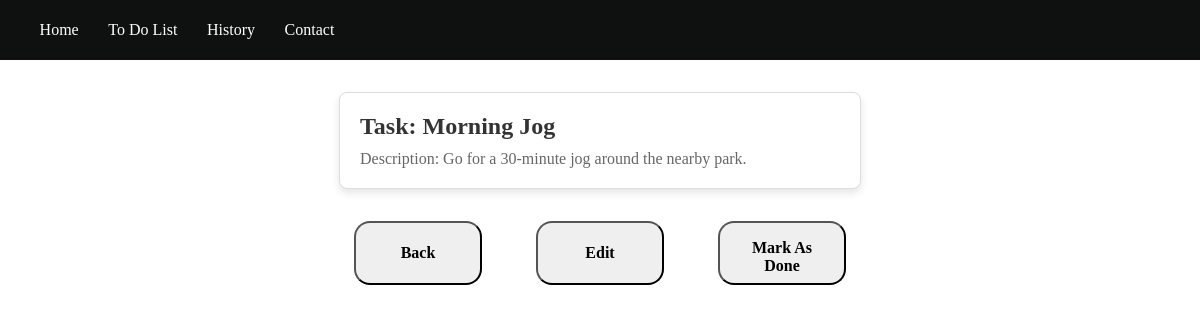
The app's page /one/5 with its own data.
### tdl/models.py (models this page shows, shortened)
class Tasks(models.Model):
    task = models.CharField(max_length=32)
    description = models.CharField(max_length=1024)

### tdl/views.py (the view)
# urls.py: path('one/<int:pk>',views.display,name='display'),
def display(request,pk):
    data1 = Tasks.objects.get(id=pk)
    if request.method == "POST":
        b = History.objects.create(htask = data1.task, hdescription = data1.description)
        data1.delete()
        return redirect("index")
    context = {
        'data1':data1
    }
    return render(request,'display.html',context)

### tdl/templates/display.html (shortened to what this page needs)
<!DOCTYPE html>
{% load static %}
<html lang="en">
<head>
    <link rel="stylesheet" href="{% static 'css/display.css' %}">
</head>
<body>
    {% include 'nav.html' %}
    <section class="card-container">
        <div class="card">
            <h2>Task: {{data1.task}}</h2>
            <p>Description: {{data1.description}}</p>
        </div>
        <div class="button">
            <div class="button-con">
                <button type="submit">
                    <div class="links">
                        <a href="{% url 'index' %}">
                            Back
                        </a>
                    </div>
                </button>
            </div>
            <div class="button-con">
                <button type="submit">
                    <div class="links">
                        <a href="{% url 'edit' data1.id %}">
                            Edit
                        </a>
                    </div>
                </button>
            </div>
            <div class="button-con delete">
                    <div class="links">
                        <form action="" method="POST">
                                <button type="submit">
                                    Mark As Done
                                </button>
                        </form>
                    </div>
            </div>
        </div>
    </section>
</body>
</html>

### static/css/display.css (style rules this page uses)
* { margin: 0; padding: 0; font-family: Georgia, 'Times New Roman', Times, serif; border: border-box; }
a { color: #ffffff; text-decoration: none; }
.card-container { display: flex; justify-content: center; align-items: center; flex-direction: column; width: 100%; height: 100%; }
.card { background: white; border: 1px solid #ddd; border-radius: 8px; padding: 20px; width: 300px; box-shadow: 0 4px 8px rgba(0, 0, 0, 0.1); transition: transform 0.3s, box-shadow 0.3s; margin-top: 2rem; width: 40%; height: fit-content; }
.card h2 { font-size: 1.5rem; margin-bottom: 10px; color: #333; }
.card p { font-size: 1rem; color: #666; }
.button { display: flex; justify-content: space-evenly; align-items: center; width: 50%; margin-top: 2rem; }
.button-con button { padding: 1rem; border-radius: 1rem; width: 8rem; height: 4rem; }
.links a { text-decoration: none; color: #000; }
button { font-size: 1rem; font-weight: bold; }

### records on screen
Tasks: task "Morning Jog", description "Go for a 30-minute jog around the nearby park."
